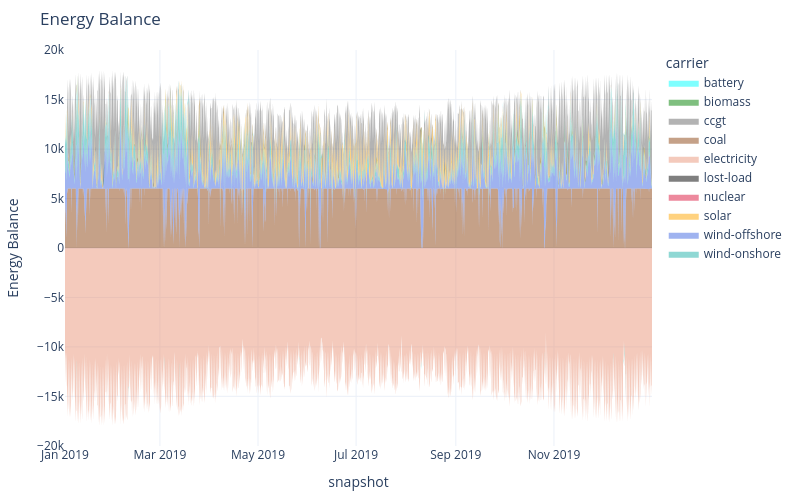

Notebook code for this chart:
### Markdown cell above
### 2.1 Inspect the results with the new technology

### Code cell
# Energy balance
n.statistics.energy_balance.iplot.area()

### Figure 1 — Plotly figure (JSON) as saved in the notebook; plotly's stock layout.template omitted (floating-point values rounded to 4 significant figures; data arrays with more than 128 entries replaced by an {"elided": "..."} marker saying what was removed)
{"data": [{"fillpattern": {"shape": ""}, "hovertemplate": "carrier=coal<br>snapshot=%{x}<br>Energy Balance=%{y}<extra></extra>", "legendgroup": "coal", "line": {"color": "saddlebrown", "width": 0}, "marker": {"symbol": "circle"}, "mode": "lines", "name": "coal", "orientation": "v", "showlegend": false, "stackgroup": "positive", "type": "scatter", "x": {"elided": "8664 str values"}, "xaxis": "x", "y": {"elided": "8664 float values"}, "yaxis": "y"}, {"fillpattern": {"shape": ""}, "hovertemplate": "carrier=wind-offshore<br>snapshot=%{x}<br>Energy Balance=%{y}<extra></extra>", "legendgroup": "wind-offshore", "line": {"color": "royalblue", "width": 0}, "marker": {"symbol": "circle"}, "mode": "lines", "name": "wind-offshore", "orientation": "v", "showlegend": false, "stackgroup": "positive", "type": "scatter", "x": {"elided": "8741 str values"}, "xaxis": "x", "y": {"elided": "8741 float values"}, "yaxis": "y"}, {"fillpattern": {"shape": ""}, "hovertemplate": "carrier=wind-onshore<br>snapshot=%{x}<br>Energy Balance=%{y}<extra></extra>", "legendgroup": "wind-onshore", "line": {"color": "lightseagreen", "width": 0}, "marker": {"symbol": "circle"}, "mode": "lines", "name": "wind-onshore", "orientation": "v", "showlegend": false, "stackgroup": "positive", "type": "scatter", "x": {"elided": "8757 str values"}, "xaxis": "x", "y": {"elided": "8757 float values"}, "yaxis": "y"}, {"fillpattern": {"shape": ""}, "hovertemplate": "carrier=solar<br>snapshot=%{x}<br>Energy Balance=%{y}<extra></extra>", "legendgroup": "solar", "line": {"color": "orange", "width": 0}, "marker": {"symbol": "circle"}, "mode": "lines", "name": "solar", "orientation": "v", "showlegend": false, "stackgroup": "positive", "type": "scatter", "x": {"elided": "4417 str values"}, "xaxis": "x", "y": {"elided": "4417 float values"}, "yaxis": "y"}, {"fillpattern": {"shape": ""}, "hovertemplate": "carrier=ccgt<br>snapshot=%{x}<br>Energy Balance=%{y}<extra></extra>", "legendgroup": "ccgt", "line": {"color": "dimgrey", "width": 0}, "marker": {"symbol": "circle"}, "mode": "lines", "name": "ccgt", "orientation": "v", "showlegend": false, "stackgroup": "positive", "type": "scatter", "x": {"elided": "6878 str values"}, "xaxis": "x", "y": {"elided": "6878 float values"}, "yaxis": "y"}, {"fillpattern": {"shape": ""}, "hovertemplate": "carrier=battery<br>snapshot=%{x}<br>Energy Balance=%{y}<extra></extra>", "legendgroup": "battery", "line": {"color": "cyan", "width": 0}, "marker": {"symbol": "circle"}, "mode": "lines", "name": "battery", "orientation": "v", "showlegend": false, "stackgroup": "positive", "type": "scatter", "x": ["2019-01-09T09:00:00.000000", "2019-01-09T10:00:00.000000", "2019-02-10T03:00:00.000000", "2019-02-10T04:00:00.000000", "2019-02-10T05:00:00.000000", "2019-02-10T08:00:00.000000", "2019-03-04T07:00:00.000000", "2019-03-04T08:00:00.000000", "2019-03-05T06:00:00.000000", "2019-03-05T09:00:00.000000", "2019-03-05T15:00:00.000000", "2019-03-13T18:00:00.000000", "2019-03-14T07:00:00.000000", "2019-03-17T17:00:00.000000", "2019-03-17T18:00:00.000000", "2019-03-17T19:00:00.000000", "2019-03-18T06:00:00.000000", "2019-03-25T16:00:00.000000", "2019-03-25T19:00:00.000000", "2019-03-25T20:00:00.000000", "2019-04-27T20:00:00.000000", "2019-04-27T22:00:00.000000", "2019-04-28T00:00:00.000000", "2019-05-26T21:00:00.000000", "2019-05-26T22:00:00.000000", "2019-05-27T00:00:00.000000", "2019-06-09T02:00:00.000000", "2019-06-09T03:00:00.000000", "2019-06-09T04:00:00.000000", "2019-06-09T05:00:00.000000", "2019-06-09T06:00:00.000000", "2019-08-10T18:00:00.000000", "2019-08-10T19:00:00.000000", "2019-08-10T20:00:00.000000", "2019-08-10T23:00:00.000000", "2019-08-12T03:00:00.000000", "2019-08-12T04:00:00.000000", "2019-08-12T07:00:00.000000", "2019-08-12T09:00:00.000000", "2019-09-28T14:00:00.000000", "2019-09-28T17:00:00.000000", "2019-09-30T06:00:00.000000", "2019-09-30T07:00:00.000000", "2019-09-30T14:00:00.000000", "2019-09-30T15:00:00.000000", "2019-10-26T04:00:00.000000", "2019-10-26T05:00:00.000000", "2019-10-26T06:00:00.000000", "2019-10-26T07:00:00.000000", "2019-10-26T08:00:00.000000", "2019-10-27T07:00:00.000000", "2019-10-27T08:00:00.000000", "2019-10-27T10:00:00.000000", "2019-10-27T11:00:00.000000", "2019-10-27T16:00:00.000000", "2019-12-09T05:00:00.000000", "2019-12-09T08:00:00.000000", "2019-12-09T09:00:00.000000", "2019-12-09T11:00:00.000000", "2019-12-14T16:00:00.000000", "2019-12-14T18:00:00.000000", "2019-12-14T20:00:00.000000", "2019-12-14T21:00:00.000000", "2019-12-15T08:00:00.000000", "2019-12-15T16:00:00.000000", "2019-12-15T17:00:00.000000", "2019-12-15T18:00:00.000000", "2019-12-15T19:00:00.000000", "2019-12-16T05:00:00.000000"], "xaxis": "x", "y": [77.41, 263.4, 263.4, 263.4, 263.4, 210.7, 231.3, 125.6, 263.4, 263.4, 98.8, 76.09, 55.79, 263.4, 263.4, 160.7, 263.4, 43.09, 263.4, 263.4, 263.4, 60.87, 17.54, 229.8, 219.9, 263.4, 8.264, 202.5, 263.4, 263.4, 263.4, 263.4, 263.4, 263.4, 210.7, 210.7, 263.4, 263.4, 263.4, 94.19, 31.43, 263.4, 263.4, 210.7, 263.4, 68.22, 263.4, 263.4, 263.4, 142.5, 149.2, 146.5, 263.4, 178.4, 263.4, 263.4, 263.4, 210.7, 263.4, 263.4, 263.4, 263.4, 193.7, 96.73, 104.7, 263.4, 263.4, 106.0, 263.4], "yaxis": "y"}, {"fillpattern": {"shape": ""}, "hovertemplate": "carrier=electricity<br>snapshot=%{x}<br>Energy Balance=%{y}<extra></extra>", "legendgroup": "electricity", "line": {"color": "darksalmon", "width": 0}, "marker": {"symbol": "circle"}, "mode": "lines", "name": "electricity", "orientation": "v", "showlegend": false, "stackgroup": "negative", "type": "scatter", "x": {"elided": "8760 str values"}, "xaxis": "x", "y": {"elided": "8760 float values"}, "yaxis": "y"}, {"fillpattern": {"shape": ""}, "hovertemplate": "carrier=battery<br>snapshot=%{x}<br>Energy Balance=%{y}<extra></extra>", "legendgroup": "battery", "line": {"color": "cyan", "width": 0}, "marker": {"symbol": "circle"}, "mode": "lines", "name": "battery", "orientation": "v", "showlegend": false, "stackgroup": "negative", "type": "scatter", "x": ["2019-01-08T02:00:00.000000", "2019-01-08T03:00:00.000000", "2019-02-09T09:00:00.000000", "2019-02-09T10:00:00.000000", "2019-02-09T11:00:00.000000", "2019-02-09T12:00:00.000000", "2019-02-09T13:00:00.000000", "2019-03-03T23:00:00.000000", "2019-03-04T00:00:00.000000", "2019-03-04T01:00:00.000000", "2019-03-04T02:00:00.000000", "2019-03-04T03:00:00.000000", "2019-03-13T02:00:00.000000", "2019-03-13T03:00:00.000000", "2019-03-16T23:00:00.000000", "2019-03-17T00:00:00.000000", "2019-03-17T01:00:00.000000", "2019-03-17T02:00:00.000000", "2019-03-25T10:00:00.000000", "2019-03-25T11:00:00.000000", "2019-03-25T12:00:00.000000", "2019-04-27T11:00:00.000000", "2019-04-27T12:00:00.000000", "2019-05-26T11:00:00.000000", "2019-05-26T12:00:00.000000", "2019-05-26T13:00:00.000000", "2019-06-08T12:00:00.000000", "2019-06-08T13:00:00.000000", "2019-06-08T14:00:00.000000", "2019-06-08T15:00:00.000000", "2019-06-08T16:00:00.000000", "2019-08-10T11:00:00.000000", "2019-08-10T12:00:00.000000", "2019-08-10T13:00:00.000000", "2019-08-10T16:00:00.000000", "2019-08-10T17:00:00.000000", "2019-08-11T07:00:00.000000", "2019-08-11T08:00:00.000000", "2019-08-11T09:00:00.000000", "2019-08-11T10:00:00.000000", "2019-08-11T11:00:00.000000", "2019-08-11T12:00:00.000000", "2019-09-28T09:00:00.000000", "2019-09-28T10:00:00.000000", "2019-09-28T11:00:00.000000", "2019-09-28T12:00:00.000000", "2019-09-28T13:00:00.000000", "2019-09-30T00:00:00.000000", "2019-09-30T01:00:00.000000", "2019-10-25T23:00:00.000000", "2019-10-26T00:00:00.000000", "2019-10-26T01:00:00.000000", "2019-10-26T02:00:00.000000", "2019-10-26T03:00:00.000000", "2019-10-26T09:00:00.000000", "2019-10-26T10:00:00.000000", "2019-10-26T11:00:00.000000", "2019-10-26T12:00:00.000000", "2019-10-26T13:00:00.000000", "2019-12-08T02:00:00.000000", "2019-12-08T03:00:00.000000", "2019-12-08T04:00:00.000000", "2019-12-08T05:00:00.000000", "2019-12-08T06:00:00.000000", "2019-12-14T09:00:00.000000", "2019-12-14T10:00:00.000000", "2019-12-14T11:00:00.000000", "2019-12-14T12:00:00.000000", "2019-12-14T13:00:00.000000", "2019-12-14T14:00:00.000000", "2019-12-15T04:00:00.000000", "2019-12-15T05:00:00.000000", "2019-12-15T06:00:00.000000", "2019-12-15T09:00:00.000000", "2019-12-15T10:00:00.000000", "2019-12-15T11:00:00.000000"], "xaxis": "x", "y": [-155.7, -222.0, -55.45, -263.4, -263.4, -263.4, -263.4, -243.2, -263.4, -263.4, -263.4, -55.28, -92.32, -53.81, -263.4, -263.4, -263.4, -263.4, -254.4, -263.4, -113.6, -263.4, -115.3, -263.4, -263.4, -263.4, -55.45, -263.4, -263.4, -263.4, -263.4, -263.4, -263.4, -227.0, -91.81, -263.4, -217.3, -263.4, -25.6, -75.99, -263.4, -263.4, -55.45, -263.4, -263.4, -263.4, -263.4, -81.8, -57.39, -55.45, -263.4, -263.4, -263.4, -263.4, -55.45, -263.4, -263.4, -263.4, -263.4, -55.45, -263.4, -263.4, -263.4, -263.4, -27.88, -263.4, -263.4, -263.4, -263.4, -8.689, -263.4, -263.4, -112.7, -49.93, -263.4, -263.4], "yaxis": "y"}, {"fillpattern": {"shape": ""}, "hovertemplate": "carrier=battery<br>snapshot=%{x}<br>Energy Balance=%{y}<extra></extra>", "legendgroup": "battery", "line": {"color": "cyan", "width": 0}, "marker": {"symbol": "circle"}, "mode": "lines", "name": "battery", "orientation": "v", "showlegend": true, "stackgroup": "1", "type": "scatter", "x": ["2019-12-31T23:00:00.000000"], "xaxis": "x", "y": [NaN], "yaxis": "y"}, {"fillpattern": {"shape": ""}, "hovertemplate": "carrier=biomass<br>snapshot=%{x}<br>Energy Balance=%{y}<extra></extra>", "legendgroup": "biomass", "line": {"color": "green", "width": 0}, "marker": {"symbol": "circle"}, "mode": "lines", "name": "biomass", "orientation": "v", "showlegend": true, "stackgroup": "1", "type": "scatter", "x": ["2019-12-31T23:00:00.000000"], "xaxis": "x", "y": [NaN], "yaxis": "y"}, {"fillpattern": {"shape": ""}, "hovertemplate": "carrier=ccgt<br>snapshot=%{x}<br>Energy Balance=%{y}<extra></extra>", "legendgroup": "ccgt", "line": {"color": "dimgrey", "width": 0}, "marker": {"symbol": "circle"}, "mode": "lines", "name": "ccgt", "orientation": "v", "showlegend": true, "stackgroup": "1", "type": "scatter", "x": ["2019-12-31T23:00:00.000000"], "xaxis": "x", "y": [NaN], "yaxis": "y"}, {"fillpattern": {"shape": ""}, "hovertemplate": "carrier=coal<br>snapshot=%{x}<br>Energy Balance=%{y}<extra></extra>", "legendgroup": "coal", "line": {"color": "saddlebrown", "width": 0}, "marker": {"symbol": "circle"}, "mode": "lines", "name": "coal", "orientation": "v", "showlegend": true, "stackgroup": "1", "type": "scatter", "x": ["2019-12-31T23:00:00.000000"], "xaxis": "x", "y": [NaN], "yaxis": "y"}, {"fillpattern": {"shape": ""}, "hovertemplate": "carrier=electricity<br>snapshot=%{x}<br>Energy Balance=%{y}<extra></extra>", "legendgroup": "electricity", "line": {"color": "darksalmon", "width": 0}, "marker": {"symbol": "circle"}, "mode": "lines", "name": "electricity", "orientation": "v", "showlegend": true, "stackgroup": "1", "type": "scatter", "x": ["2019-12-31T23:00:00.000000"], "xaxis": "x", "y": [NaN], "yaxis": "y"}, {"fillpattern": {"shape": ""}, "hovertemplate": "carrier=lost-load<br>snapshot=%{x}<br>Energy Balance=%{y}<extra></extra>", "legendgroup": "lost-load", "line": {"color": "black", "width": 0}, "marker": {"symbol": "circle"}, "mode": "lines", "name": "lost-load", "orientation": "v", "showlegend": true, "stackgroup": "1", "type": "scatter", "x": ["2019-12-31T23:00:00.000000"], "xaxis": "x", "y": [NaN], "yaxis": "y"}, {"fillpattern": {"shape": ""}, "hovertemplate": "carrier=nuclear<br>snapshot=%{x}<br>Energy Balance=%{y}<extra></extra>", "legendgroup": "nuclear", "line": {"color": "crimson", "width": 0}, "marker": {"symbol": "circle"}, "mode": "lines", "name": "nuclear", "orientation": "v", "showlegend": true, "stackgroup": "1", "type": "scatter", "x": ["2019-12-31T23:00:00.000000"], "xaxis": "x", "y": [NaN], "yaxis": "y"}, {"fillpattern": {"shape": ""}, "hovertemplate": "carrier=solar<br>snapshot=%{x}<br>Energy Balance=%{y}<extra></extra>", "legendgroup": "solar", "line": {"color": "orange", "width": 0}, "marker": {"symbol": "circle"}, "mode": "lines", "name": "solar", "orientation": "v", "showlegend": true, "stackgroup": "1", "type": "scatter", "x": ["2019-12-31T23:00:00.000000"], "xaxis": "x", "y": [NaN], "yaxis": "y"}, {"fillpattern": {"shape": ""}, "hovertemplate": "carrier=wind-offshore<br>snapshot=%{x}<br>Energy Balance=%{y}<extra></extra>", "legendgroup": "wind-offshore", "line": {"color": "royalblue", "width": 0}, "marker": {"symbol": "circle"}, "mode": "lines", "name": "wind-offshore", "orientation": "v", "showlegend": true, "stackgroup": "1", "type": "scatter", "x": ["2019-12-31T23:00:00.000000"], "xaxis": "x", "y": [NaN], "yaxis": "y"}, {"fillpattern": {"shape": ""}, "hovertemplate": "carrier=wind-onshore<br>snapshot=%{x}<br>Energy Balance=%{y}<extra></extra>", "legendgroup": "wind-onshore", "line": {"color": "lightseagreen", "width": 0}, "marker": {"symbol": "circle"}, "mode": "lines", "name": "wind-onshore", "orientation": "v", "showlegend": true, "stackgroup": "1", "type": "scatter", "x": ["2019-12-31T23:00:00.000000"], "xaxis": "x", "y": [NaN], "yaxis": "y"}], "layout": {"height": 500, "hovermode": "x", "legend": {"title": {"text": "carrier"}, "tracegroupgap": 0}, "margin": {"b": 50, "l": 50, "r": 50, "t": 50}, "title": {"text": "Energy Balance"}, "width": 800, "xaxis": {"anchor": "y", "domain": [0, 1], "title": {"text": "snapshot"}}, "yaxis": {"anchor": "x", "domain": [0, 1], "title": {"text": "Energy Balance"}}}}
